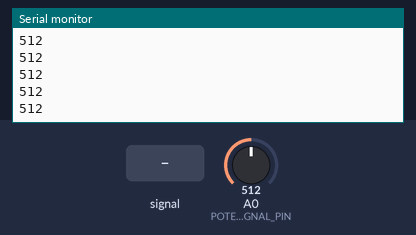
The sketch below on a simulated Arduino Uno, built with avr-gcc and run on an emulated ATmega328P. Shown: the last lines printed to the serial monitor. Inputs (shaded band) come from the test bench; at power-on: A0 (POTENTIOMETER_SIGNAL_PIN) = 512.

Above: at 1.2 s.
1.3 s: A0 (POTENTIOMETER_SIGNAL_PIN) fed a 200 Hz sine of ±81 counts around its level
At 1.31 s:
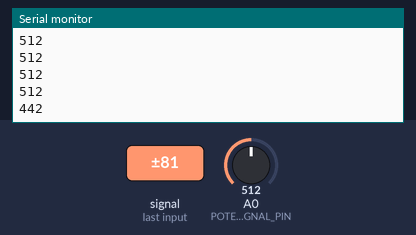
2.8 s: A0 (POTENTIOMETER_SIGNAL_PIN) set to 716
At 2.82 s:
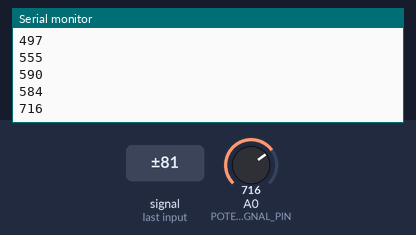
4.3 s: A0 (POTENTIOMETER_SIGNAL_PIN) fed a 1000 Hz sine of ±255 counts around its level
At 4.33 s:
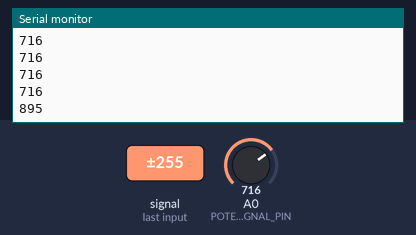
5.8 s: A0 (POTENTIOMETER_SIGNAL_PIN) set to 900
At 5.84 s:
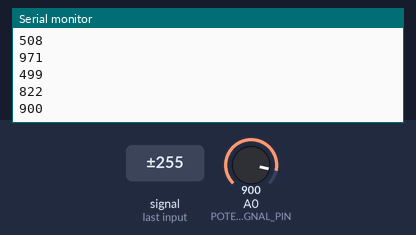
Timing chart, 0 to 8.3 s (numbered marks = the images above; inputs shaded):
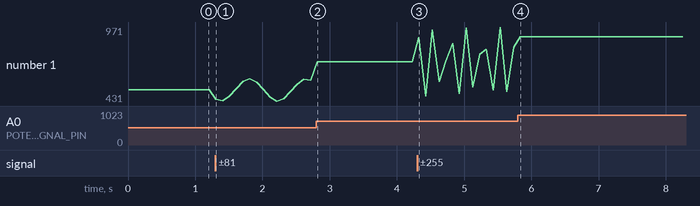

Measured:
- after the input at 1.3 s, the serial monitor: prints a new line at once (image 1)
- after the input at 2.8 s, the serial monitor: prints a new line at once (image 2)
- after the input at 4.3 s, the serial monitor: prints a new line at once (image 3)
- after the input at 5.8 s, the serial monitor: prints a new line at once (image 4)
- plotted number 1: 512 → 584 after the input at 1.3 s, 584 → 716 after the input at 2.8 s, 716 → 822 after the input at 4.3 s, 822 → 900 after the input at 5.8 s

The sketch:

Firmware.ino
```cpp
#include "Global.h"

void setup()
{
	Serial.begin(9600);
	Serial.println("start");
}

void loop()
{
	int sample = potentiometer.read();
	Serial.println(sample);
	ssDisplay.write(sample);

	delay(100);
}
```

Global.cpp
```cpp
#include "Global.h"


Potentiometer potentiometer = Potentiometer(POTENTIOMETER_SIGNAL_PIN);
SevenSegmentDisplay ssDisplay = SevenSegmentDisplay(SEVEN_SEGMENT_DISPLAY_CS_PIN);
```

Global.h
```cpp
#ifndef GLOBAL_H
#define GLOBAL_H

#include "Pins.h"


#include "SevenSegmentDisplay.h"
#include "Potentiometer.h"

extern Potentiometer potentiometer;
extern SevenSegmentDisplay ssDisplay;

#endif //GLOBAL_H
```

Potentiometer.cpp
```cpp
#include "Potentiometer.h"

Potentiometer::Potentiometer(int pin)
{
	analogPin = pin;
}

int Potentiometer::read()
{
	return analogRead(analogPin);
}
```

Potentiometer.h
```cpp
#ifndef POTENTIOMETER
#define POTENTIOMETER

#include "arduino.h"

class Potentiometer
{
	public:
		Potentiometer(int pin);
		int read();

	private:
		int analogPin;

};
#endif //POTENTIOMETER
```

SevenSegmentDisplay.cpp
```cpp
#include "SevenSegmentDisplay.h"

SevenSegmentDisplay::SevenSegmentDisplay(int csPin) : csPin(csPin)
{
	pinMode(csPin, OUTPUT);
	digitalWrite(csPin, HIGH);  //Chip select pin is idle HIGH
	//Config SPI
	SPI.begin();
	SPI.setClockDivider(SPI_CLOCK_DIV64);

	setBrightness(255);
	clear();
}

byte SevenSegmentDisplay::write(int number)	//write integer number between -999 to 9999
{
	if(number > 9999 || number < -999)
		return OutOfRangeError;

	char tempString[10];
	sprintf(tempString, "%4d", number); //create a 4 digits string for int
	write(tempString); 	//write to the 7 segment as string
	return 1;
}

byte SevenSegmentDisplay::write(float number) //write decimal number with 4 digits accuracy
{
	if(number > 9999 || number < -999)
		return OutOfRangeError;

	if(number > 999 || number < -99)
		write(int(number));

	char tempString[10];
	dtostrf(number, 5, 3, tempString);	//convert number to 5 chars with 3 digits after the dot, and enter it to tempString
	int dotLocation = -1;
	for(int i=1;i<4;i++)	//the dtostrf function return char array include the dot, this loop find the dot remove it and save the location
	{
		if(tempString[i] == '.')
		{
			dotLocation = i;
			for(i++;i<5;i++)	//Move all chars one place
				tempString[i-1] = tempString[i];

			break; //dot found, stop loop
		}
	}

	//send data
	digitalWrite(csPin, LOW);
	SPI.transfer(ClearDisplay);
	for (int i=0; i<4; i++)
		SPI.transfer(tempString[i]);	//send string
	if(dotLocation>=0)	//if dot found, turn it on in the right positoin
	{
		SPI.transfer(DotsControl);
		SPI.transfer(1<<(dotLocation-1));
	}
	digitalWrite(csPin, HIGH);

	return 1;
}

byte SevenSegmentDisplay::write(String str) //write 4 letters long string
{
	clear();
	digitalWrite(csPin, LOW);
	for (int i=0; i<4; i++)
		SPI.transfer(str[i]);

	digitalWrite(csPin, HIGH);
	return 1;
}

byte SevenSegmentDisplay::write(int a, int b) //write two integers with colon between
{
	if(a > 99 || a<-9 || b>99 || b<-9)
		return OutOfRangeError;

	char tempString[10];
	if(b>=0)	//if b>0 it can handle as 4 digits integer
	{
		if(a>0)
			sprintf(tempString, "%4d", a*100 + b);
		else
			sprintf(tempString, "%4d", a*100 - b);
	}
	else
	{
		if(a<0)
		{
			tempString[0] = '-';
			tempString[1] = (byte)(-a); //0x00 - 0x09
		}
		else
		{
			tempString[0] = (byte)(a/10);	//the tens digit
			tempString[1] = (byte)(a%10);	//the units digit
		}
		//the b part is just one digit and the '-' char
		tempString[2] = '-';
		tempString[3] = (byte)(-b);	//the parser parse 0x00-0x09 as well as '0'-'9'

	}

	//send data:
	digitalWrite(csPin, LOW);
	SPI.transfer(ClearDisplay);
	for (int i=0; i<4; i++)
		SPI.transfer(tempString[i]);
	SPI.transfer(DotsControl);
	SPI.transfer(Colon);		//turn on the Colon
	digitalWrite(csPin, HIGH);
	return 1;
}

byte SevenSegmentDisplay::write(float a, float b) //write two decimals with colon between
{
	if(a > 99 || a<-9 || b>99 || b<-9) //check the number are presentable
		return OutOfRangeError;
	byte dots = Colon;				//dots byte will store all bytes need to be presented
	char tempPart[4];				//for parsing float numbers
	char tempString[10];
	//parsing float a:
	dtostrf(a, 3, 1, tempPart);		//parse float into char array
	if(tempPart[1] == '.') //if second char is dot, add the dot to the dots byte and replace with the third char
	{
		tempPart[1] = tempPart[2];
		dots |= 1<<0;	//turn on the first dot
	}
	tempString[0] = tempPart[0];
	tempString[1] = tempPart[1];

	//parsing float b:
	dtostrf(b, 3, 1, tempPart);
	if(tempPart[1] == '.')
  {
		tempPart[1] = tempPart[2];
		dots |= 1<<2;	//turn on the third dot
	}
	tempString[2] = tempPart[0];
	tempString[3] = tempPart[1];

	//send data
	digitalWrite(csPin, LOW);
	SPI.transfer(ClearDisplay);
	for (int i=0; i<4; i++)
		SPI.transfer(tempString[i]);
	SPI.transfer(DotsControl); // 0x77
	SPI.transfer(dots);
	digitalWrite(csPin, HIGH);

	return 1;
}

void SevenSegmentDisplay::clear()
{
	digitalWrite(csPin, LOW);
	SPI.transfer(ClearDisplay);  // 0x76 - Clear display command
	digitalWrite(csPin, HIGH);
}
void SevenSegmentDisplay::setBrightness(byte value)
{
  if(value != 118) //118 is 0x76 and it clear the display
  {
  	digitalWrite(csPin, LOW);
  	SPI.transfer(BrightnessControl);  	// 0x7A Set brightness command byte
  	SPI.transfer(value);  				// brightness data byte
  	digitalWrite(csPin, HIGH);
  }
  //TO-DO : what else - change value to 119/117/return error?
}
```

SevenSegmentDisplay.h
```cpp
#ifndef SegmentDisplay_H
#define SegmentDisplay_H

#include "arduino.h"
#include <SPI.h>

#define ClearDisplay 0x76
#define DotsControl 0x77
#define BrightnessControl 0x7A
#define OutOfRangeError 0
#define Colon 0b00010000

class SevenSegmentDisplay
{
	public:
		SevenSegmentDisplay(int csPin);
		byte write(int number);
		byte write(float number);
		byte write(String str);
		byte write(int a,int b);
		byte write(float a,float b);
		void clear();
		void setBrightness(byte value);

	private:
		const int csPin;
};
#endif //SegmentDisplay_H
```

Pins.h
```cpp
#ifndef PINS_H
#define PINS_H

/*Potentiometer*/

#define POTENTIOMETER_SIGNAL_PIN A0


/*Seven segment display*/

#define SEVEN_SEGMENT_DISPLAY_CS_PIN 		10

#endif //__PINS_H
```
